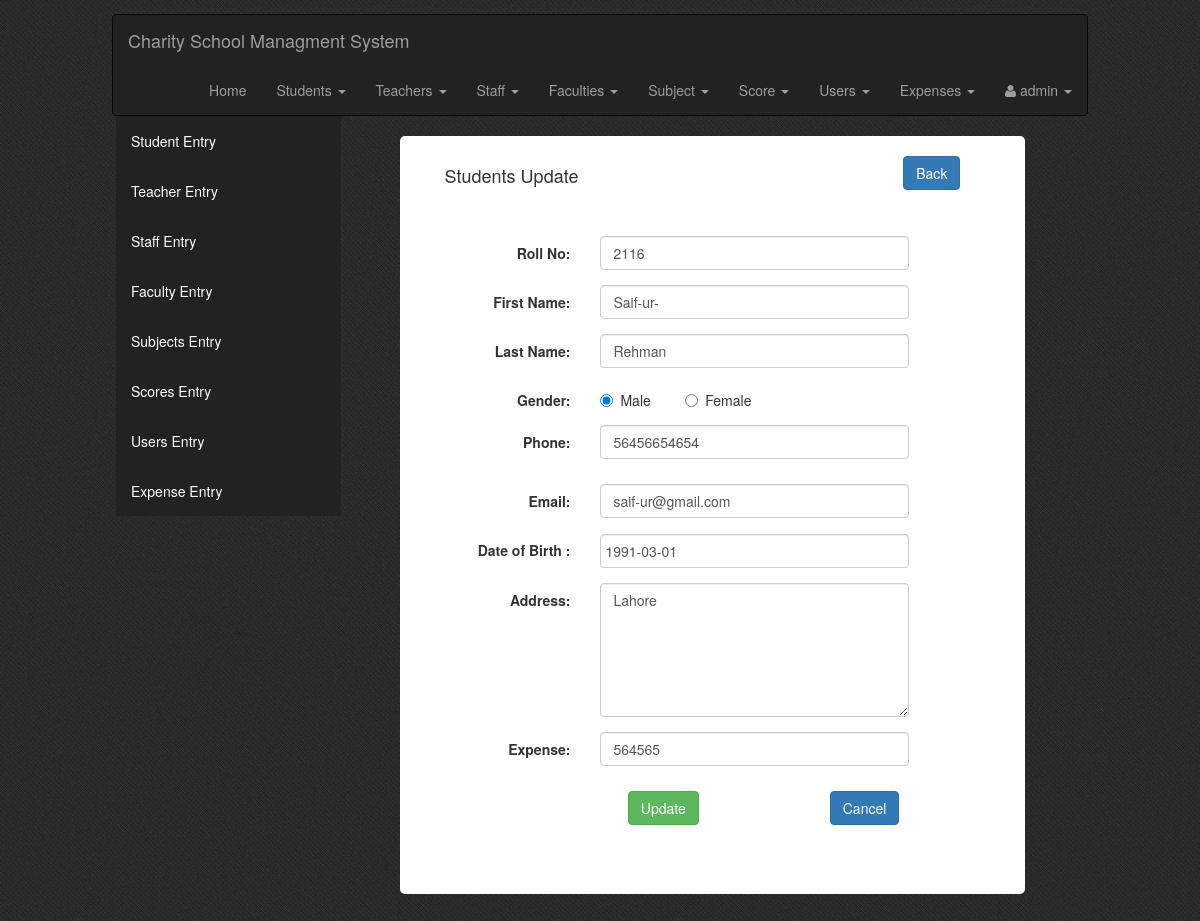
Screenshot of /everyone.php?tag=student_entry&opr=upd&rs_id=1 with the database file from the repository.
### tables this page shows
CREATE TABLE `stu_tbl` (
  `roll_no` int(10) NOT NULL,
  `stu_id` int(10) UNSIGNED NOT NULL,
  `f_name` varchar(50) NOT NULL,
  `l_name` varchar(50) NOT NULL,
  `gender` char(10) NOT NULL,
  `dob` date NOT NULL,
  `address` varchar(100) NOT NULL,
  `phone` varchar(50) NOT NULL,
  `email` varchar(70) NOT NULL,
  `student_expense` int(11) NOT NULL
);

### Students_Entry.php (the view, shortened to what this page needs)
<?php
    $id="";
    $opr="";
    if(isset($_GET['opr']))
    	$opr=$_GET['opr'];
    if(isset($_GET['rs_id']))
    	$id=$_GET['rs_id'];
?>
<?php
if($opr=="upd")
{
	$sql_upd=mysql_query("SELECT * FROM stu_tbl WHERE stu_id=$id");
	$rs_upd=mysql_fetch_array($sql_upd);
?>
<div class="col-md-10 col-md-offset-1 form-style">
    <div class="col-md-12 entry-head margin-20b">
        <h4 class="left">Students Update</h4>
        <a class="btn btn-primary right" href="?tag=view_students">Back</a>
    </div>
    <div class="col-md-10 col-md-offset-1 form-style">
            <form role="form" data-toggle="validator" method="post" class="form-horizontal">
                <div class="row">
                    <div class="form-group">
                        <label for="roll_no" class="control-label col-sm-3">Roll No:</label>
                        <div class="col-sm-8">
                            <input  type="text" class="form-control only-number" id="roll_no" name="roll_no" value="<?php echo $rs_upd['roll_no'];?>"/>
                        </div>
                    </div>
                    <div class="form-group">
                        <label for="fnametxt" class="control-label col-sm-3">First Name:</label>
                        <div class="col-sm-8">
                            <input type="text" class="form-control" id="fnametxt" name="fnametxt" value="<?php echo $rs_upd['f_name'];?>"/>
                        </div>
                    </div>
                    <div class="form-group">
                        <label for="lnametxt" class="control-label col-sm-3">Last Name:</label>
                        <div class="col-sm-8">
                            <input type="text" class="form-control" id="lnametxt" name="lnametxt" value="<?php echo $rs_upd['l_name'];?>"/>
                        </div>
                    </div>
                    <div class="form-group">
                        <label for="gender" class="control-label col-sm-3">Gender:</label>
                        <div class="radio col-sm-2">
                            <label><input type="radio" name="gender" value="male" <?php if($rs_upd['gender']=="male") echo "checked";?>>Male</label>
                        </div>
                        <div class="radio col-sm-4">
                            <label><input type="radio" name="gender" value="female" <?php if($rs_upd['gender']=="female") echo "checked";?>>Female</label>
                        </div>
                    </div>
                    <div class="form-group">
                        <label for="phonetxt" class="control-label col-sm-3">Phone:</label>
                        <div class="col-sm-8">
                            <input type="number"data-minlength="11" class="form-control only-number" data-error="Enter Valid 11 Digit Phone Number  " id="phonetxt" name="phonetxt" value="<?php echo $rs_upd['phone'];?>">
                        </div>
                    </div>
                    <div class="form-group">
                        <label for="emailtxt" class="control-label col-sm-3">Email:</label>
                        <div class="col-sm-8">
                            <input type="email" class="form-control" id="emailtxt" name="emailtxt" value="<?php echo $rs_upd['email'];?>">
                        </div>
                    </div>
                    <div class="form-group">
                        <label for="dob" class="control-label col-sm-3">Date of Birth :</label>
                        <div class="col-sm-8">
                            <input type="text" class="form-control datepicker" name="dob" value="<?php echo $rs_upd['dob'];?>" data-date-format="yyyy-mm-dd"/>
                        </div>
                    </div>
                    <div class="form-group">
                        <label for="addrtxt" class="control-label col-sm-3">Address:</label>
                        <div class="col-sm-8">
                            <textarea class="form-control" name="addrtxt" cols="8" rows="6" required><?php echo $rs_upd['address'];?></textarea>
                        </div>
                    </div>
                    <div class="form-group">
                        <label for="phonetxt" class="control-label col-sm-3">Expense:</label>
                        <div class="col-sm-8">
                            <input type="number"data-minlength="1" class="form-control only-number" data-error="Enter Expense if none type 0  " id="stu_expense" name="stu_expense" value="<?php echo $rs_upd['student_expense'];?>">
                        </div>
                    </div>
                    <div class="form-group">
                        <input type="submit" name="btn_upd" value="Update" class="btn btn-success col-md-offset-4 col-sm-offset-4 col-xs-offset-2"/>
                        <input type="reset" value="Cancel" class="btn btn-primary col-md-offset-3 col-sm-offset-3 col-xs-offset-3"/>
                    </div>
                </div>
            </form>
        </div>
    </div>
</div>
<?php
}
?>
</body>
</html>

### css/datepicker.css (style rules this page uses)
.datepicker { padding: 4px; margin-top: 1px; -webkit-border-radius: 4px; -moz-border-radius: 4px; border-radius: 4px; direction: ltr; }

### css/style.css (style rules this page uses)
body { background:url(../picture/navy_blue.png); }
.left { float: left; margin-left: 10px; }
.right { float: right; margin-right: 30px; }
.margin-20b { margin-bottom: 20px; }
.entry-head { overflow: hidden; }
.form-style { background-color: #fff; padding: 20px; border-radius: 5px; }

### rows the page displays
stu_tbl: roll_no "2116", fnametxt "Saif-ur-", lnametxt "Rehman", gender "☑ Male", gender "☐ Female", phonetxt "56456654654", emailtxt "saif-ur@gmail.com", dob "1991-03-01", addrtxt "Lahore", stu_expense "564565"
